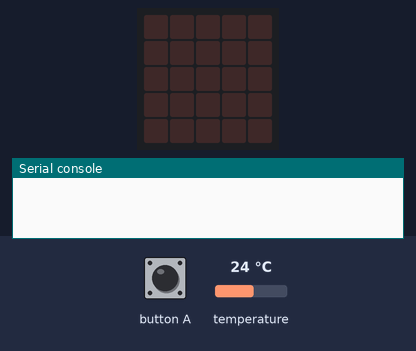
Recording of a program running on a simulated BBC micro:bit running MicroPython. On the bench: the board's 5×5 LED display, the last lines printed to the serial console. The inputs (shaded band) are chosen by the test bench; at power-on: temperature 24 °C. No radio messages arrive unless stated (any console line starting 'radio sent:' is added by the test bench).

Above: at 1.2 s.
1.3 s: button A pressed for 0.15 s
At 2.2 s:
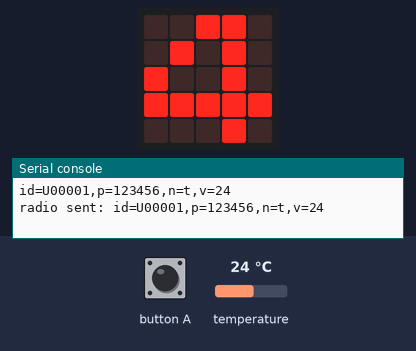
4.4 s: button A pressed for 1 s
At 4.6 s:
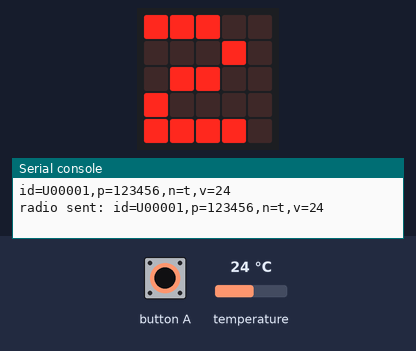
7.7 s: button A pressed for 3.2 s
At 9.2 s:
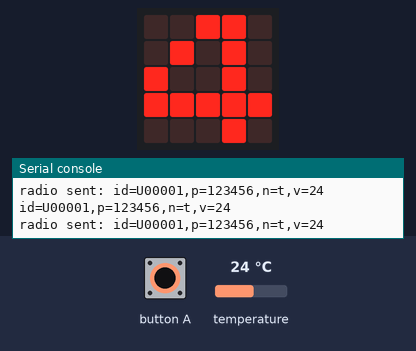
Timing chart, 0 to 10.7 s (numbered marks = the images above; inputs shaded):
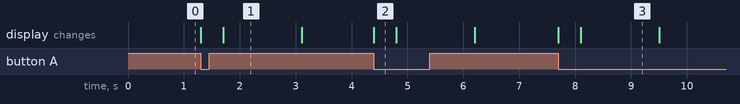

The program:

radio.py
```python
from microbit import *
import radio

# Initialiseer de radiomodule
radio.on()
radio.config(group=23)

SENSOR_ID = "U00001"
SENSOR_PWD = "123456"
SENSOR_NAME = "t"


while True:
    if button_a.was_pressed():
        # haal temparatuur op van microbit
        value = temperature()
        display.show(value)
        payload = "id={},p={},n={},v={}".format(
            SENSOR_ID, SENSOR_PWD, SENSOR_NAME, value
        )
        print(payload)
        # stuur de tekst via de radio
        radio.send(payload)

        # wachten
        sleep(1000)

        # wissen
        display.clear()
```

Measured:
- after the input at 1.3 s, the display: first changes at once (image 1 shows a later state)
- after the input at 4.4 s, the display: changes at once (image 2)
- after the input at 7.7 s, the display: first changes at once (image 3 shows a later state)
- what the display in image 1 shows lasts 1.4 s, from 1.7 s to 3.1 s
- what the display in image 2 shows lasts 0.4 s, from 4.4 s to 4.8 s
